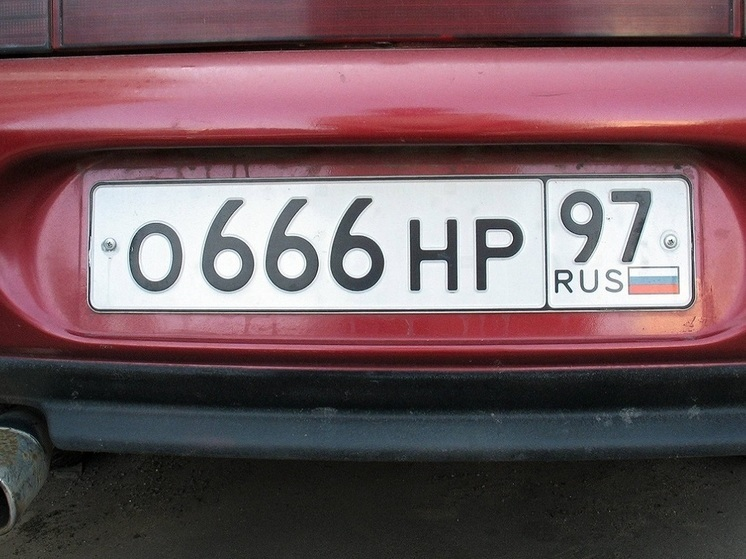
#> input picture tests/666_plate.jpg, 746 x 559 px
$ python create_calibration_from_images.py --images-dir ../tests --output out.png
#> lines starting #> are read from the running program, lines starting #| are printed output that depends on the picture
#!/usr/bin/env python3
"""Convert OCR line images into a Hailo calibration array."""

import argparse
from pathlib import Path

import numpy as np
from PIL import Image


def prepare(path: Path) -> np.ndarray:
    image = Image.open(path).convert("RGB")
#> image is the input picture: PIL image 746x559 RGB; mean R, G, B 112.5, 88.7, 94.1
    width, height = image.size
#> width = 746; height = 559
    resized_width = min(int(48 * width / height) + 1, 320)
#> resized_width = 65
    image = image.resize((resized_width, 48), Image.Resampling.BICUBIC)
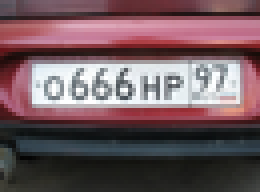
#> image: PIL image 65x48 RGB (shown 4 times larger); mean R, G, B 112.5, 88.7, 94.1
    canvas = Image.new("RGB", (320, 48), (128, 128, 128))
#> canvas: PIL image 320x48 RGB; every value is 128
    canvas.paste(image, (0, 0))
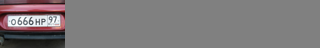
#> canvas: PIL image 320x48 RGB; mean R, G, B 124.8, 120, 121.1
    return np.asarray(canvas, dtype=np.uint8)


def main() -> None:
    parser = argparse.ArgumentParser()
    parser.add_argument("--images-dir", type=Path, required=True)
    parser.add_argument("--output", type=Path, required=True)
    parser.add_argument("--count", type=int)
    args = parser.parse_args()

    paths = sorted(
        path
        for path in args.images_dir.iterdir()
        if path.suffix.lower() in {".jpg", ".jpeg", ".png"}
    )
    if args.count is not None:
        paths = paths[: args.count]
    if not paths:
        raise ValueError(f"No image files found in {args.images_dir}")

    calibration = np.stack([prepare(path) for path in paths])
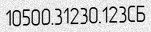
#> input picture tests/image_0001.jpg, 151 x 32 px
#> in prepare, image is the input picture: PIL image 151x32 RGB; min 0, max 255, mean 205.6
#> in prepare (call 2), `image = image.resize((resized_width, 48), Image.Resampling.BICUBIC)`:
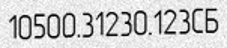
#> image: PIL image 227x48 RGB; min 0, max 255, mean 205.6
#> in prepare (call 2), `canvas.paste(image, (0, 0))`:
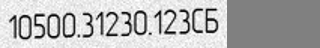
#> canvas: PIL image 320x48 RGB; min 0, max 255, mean 183.1
    args.output.parent.mkdir(parents=True, exist_ok=True)
    np.save(args.output, calibration)
    print(f"saved {args.output}: shape={calibration.shape} dtype={calibration.dtype}")
#| saved out.png: shape=(2, 48, 320, 3) dtype=uint8


if __name__ == "__main__":
    main()
